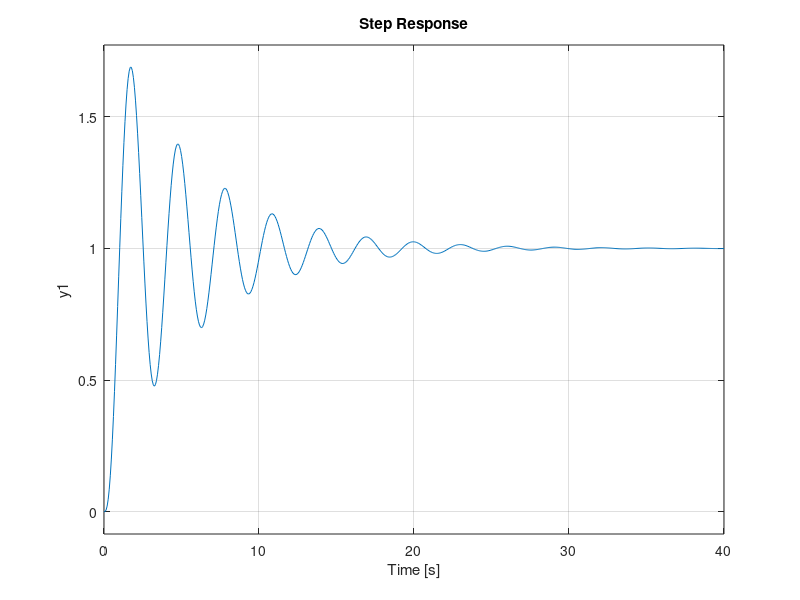

Recreate this plot in MATLAB.
num = [1];
den = [1 5 6 0];
sys = tf(num, den);

controller_K = 20;

total_sys = feedback(series(controller_K, sys), 1);

step(total_sys);